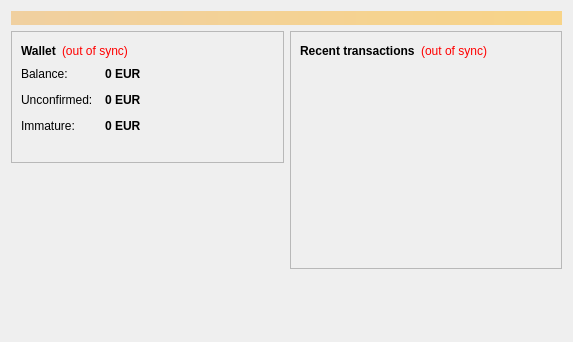
<?xml version="1.0" encoding="UTF-8"?>
<ui version="4.0">
 <class>OverviewPage</class>
 <widget class="QWidget" name="OverviewPage">
  <property name="geometry">
   <rect>
    <x>0</x>
    <y>0</y>
    <width>573</width>
    <height>342</height>
   </rect>
  </property>
  <property name="windowTitle">
   <string>Form</string>
  </property>
  <layout class="QVBoxLayout" name="topLayout">
   <item>
    <widget class="QLabel" name="labelAlerts">
     <property name="visible">
      <bool>false</bool>
     </property>
     <property name="styleSheet">
      <string notr="true">background-color: qlineargradient(x1: 0, y1: 0, x2: 1, y2: 0, stop:0 #F0D0A0, stop:1 #F8D488); color:#000000;</string>
     </property>
     <property name="wordWrap">
      <bool>true</bool>
     </property>
     <property name="margin">
      <number>3</number>
     </property>
    </widget>
   </item>
   <item>
    <layout class="QHBoxLayout" name="horizontalLayout" stretch="1,1">
     <item>
      <layout class="QVBoxLayout" name="verticalLayout_2">
       <item>
        <widget class="QFrame" name="frame">
         <property name="frameShape">
          <enum>QFrame::StyledPanel</enum>
         </property>
         <property name="frameShadow">
          <enum>QFrame::Raised</enum>
         </property>
         <layout class="QVBoxLayout" name="verticalLayout_4">
          <item>
           <layout class="QHBoxLayout" name="horizontalLayout_4">
            <item>
             <widget class="QLabel" name="label_5">
              <property name="font">
               <font>
                <weight>75</weight>
                <bold>true</bold>
               </font>
              </property>
              <property name="text">
               <string>Wallet</string>
              </property>
             </widget>
            </item>
            <item>
             <widget class="QLabel" name="labelWalletStatus">
              <property name="toolTip">
               <string>The displayed information may be out of date. Your wallet automatically synchronizes with the Eurocoin network after a connection is established, but this process has not completed yet.</string>
              </property>
              <property name="styleSheet">
               <string notr="true">QLabel { color: red; }</string>
              </property>
              <property name="text">
               <string notr="true">(out of sync)</string>
              </property>
              <property name="alignment">
               <set>Qt::AlignLeading|Qt::AlignLeft|Qt::AlignVCenter</set>
              </property>
             </widget>
            </item>
            <item>
             <spacer name="horizontalSpacer_2">
              <property name="orientation">
               <enum>Qt::Horizontal</enum>
              </property>
              <property name="sizeHint" stdset="0">
               <size>
                <width>40</width>
                <height>20</height>
               </size>
              </property>
             </spacer>
            </item>
           </layout>
          </item>
          <item>
           <layout class="QFormLayout" name="formLayout_2">
            <property name="fieldGrowthPolicy">
             <enum>QFormLayout::AllNonFixedFieldsGrow</enum>
            </property>
            <property name="horizontalSpacing">
             <number>12</number>
            </property>
            <property name="verticalSpacing">
             <number>12</number>
            </property>
            <item row="0" column="0">
             <widget class="QLabel" name="label">
              <property name="text">
               <string>Balance:</string>
              </property>
             </widget>
            </item>
            <item row="0" column="1">
             <widget class="QLabel" name="labelBalance">
              <property name="font">
               <font>
                <weight>75</weight>
                <bold>true</bold>
               </font>
              </property>
              <property name="cursor">
               <cursorShape>IBeamCursor</cursorShape>
              </property>
              <property name="toolTip">
               <string>Your current balance</string>
              </property>
              <property name="text">
               <string notr="true">0 EUR</string>
              </property>
              <property name="textInteractionFlags">
               <set>Qt::LinksAccessibleByMouse|Qt::TextSelectableByKeyboard|Qt::TextSelectableByMouse</set>
              </property>
             </widget>
            </item>
            <item row="1" column="0">
             <widget class="QLabel" name="label_3">
              <property name="text">
               <string>Unconfirmed:</string>
              </property>
             </widget>
            </item>
            <item row="1" column="1">
             <widget class="QLabel" name="labelUnconfirmed">
              <property name="font">
               <font>
                <weight>75</weight>
                <bold>true</bold>
               </font>
              </property>
              <property name="cursor">
               <cursorShape>IBeamCursor</cursorShape>
              </property>
              <property name="toolTip">
               <string>Total of transactions that have yet to be confirmed, and do not yet count toward the current balance</string>
              </property>
              <property name="text">
               <string notr="true">0 EUR</string>
              </property>
              <property name="textInteractionFlags">
               <set>Qt::LinksAccessibleByMouse|Qt::TextSelectableByKeyboard|Qt::TextSelectableByMouse</set>
              </property>
             </widget>
            </item>
            <item row="2" column="0">
             <widget class="QLabel" name="labelImmatureText">
              <property name="text">
               <string>Immature:</string>
              </property>
             </widget>
            </item>
            <item row="2" column="1">
             <widget class="QLabel" name="labelImmature">
              <property name="font">
               <font>
                <weight>75</weight>
                <bold>true</bold>
               </font>
              </property>
              <property name="toolTip">
               <string>Mined balance that has not yet matured</string>
              </property>
              <property name="text">
               <string notr="true">0 EUR</string>
              </property>
              <property name="textInteractionFlags">
               <set>Qt::LinksAccessibleByMouse|Qt::TextSelectableByKeyboard|Qt::TextSelectableByMouse</set>
              </property>
             </widget>
            </item>
           </layout>
          </item>
          <item>
           <widget class="QLabel" name="label_wallet_bgcoin">
            <property name="text">
             <string/>
            </property>
            <property name="pixmap">
             <pixmap resource="../eurocoin.qrc">:/images/wallet_bgcoin</pixmap>
            </property>
            <property name="scaledContents">
             <bool>false</bool>
            </property>
            <property name="alignment">
             <set>Qt::AlignCenter</set>
            </property>
            <property name="margin">
             <number>-2</number>
            </property>
           </widget>
          </item>
         </layout>
        </widget>
       </item>
       <item>
        <spacer name="verticalSpacer">
         <property name="orientation">
          <enum>Qt::Vertical</enum>
         </property>
         <property name="sizeHint" stdset="0">
          <size>
           <width>20</width>
           <height>40</height>
          </size>
         </property>
        </spacer>
       </item>
      </layout>
     </item>
     <item>
      <layout class="QVBoxLayout" name="verticalLayout_3">
       <item>
        <widget class="QFrame" name="frame_2">
         <property name="frameShape">
          <enum>QFrame::StyledPanel</enum>
         </property>
         <property name="frameShadow">
          <enum>QFrame::Raised</enum>
         </property>
         <layout class="QVBoxLayout" name="verticalLayout">
          <item>
           <layout class="QHBoxLayout" name="horizontalLayout_2">
            <item>
             <widget class="QLabel" name="label_4">
              <property name="text">
               <string>&lt;b&gt;Recent transactions&lt;/b&gt;</string>
              </property>
             </widget>
            </item>
            <item>
             <widget class="QLabel" name="labelTransactionsStatus">
              <property name="toolTip">
               <string>The displayed information may be out of date. Your wallet automatically synchronizes with the Eurocoin network after a connection is established, but this process has not completed yet.</string>
              </property>
              <property name="styleSheet">
               <string notr="true">QLabel { color: red; }</string>
              </property>
              <property name="text">
               <string notr="true">(out of sync)</string>
              </property>
              <property name="alignment">
               <set>Qt::AlignRight|Qt::AlignTrailing|Qt::AlignVCenter</set>
              </property>
             </widget>
            </item>
            <item>
             <spacer name="horizontalSpacer">
              <property name="orientation">
               <enum>Qt::Horizontal</enum>
              </property>
              <property name="sizeHint" stdset="0">
               <size>
                <width>40</width>
                <height>20</height>
               </size>
              </property>
             </spacer>
            </item>
           </layout>
          </item>
          <item>
           <widget class="QListView" name="listTransactions">
            <property name="styleSheet">
             <string notr="true">QListView { background: transparent; }</string>
            </property>
            <property name="frameShape">
             <enum>QFrame::NoFrame</enum>
            </property>
            <property name="verticalScrollBarPolicy">
             <enum>Qt::ScrollBarAlwaysOff</enum>
            </property>
            <property name="horizontalScrollBarPolicy">
             <enum>Qt::ScrollBarAlwaysOff</enum>
            </property>
            <property name="selectionMode">
             <enum>QAbstractItemView::NoSelection</enum>
            </property>
           </widget>
          </item>
         </layout>
        </widget>
       </item>
       <item>
        <spacer name="verticalSpacer_2">
         <property name="orientation">
          <enum>Qt::Vertical</enum>
         </property>
         <property name="sizeHint" stdset="0">
          <size>
           <width>20</width>
           <height>40</height>
          </size>
         </property>
        </spacer>
       </item>
      </layout>
     </item>
    </layout>
   </item>
  </layout>
 </widget>
 <resources/>
 <connections/>
</ui>
